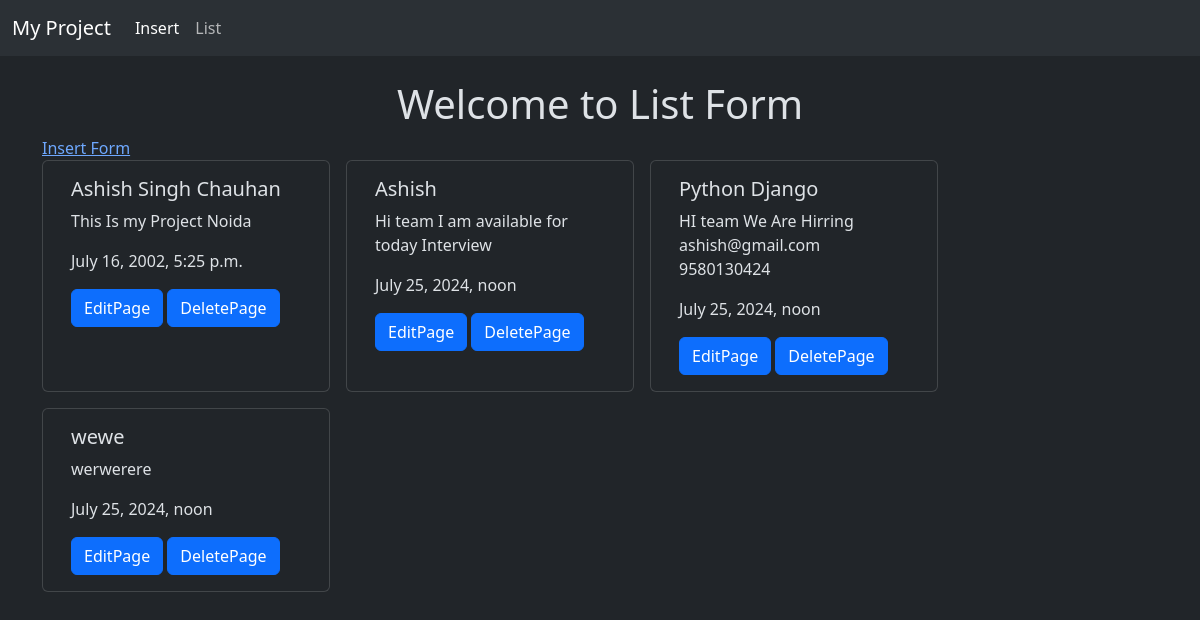
The app's page /read with its own data.
### app/models.py (models this page shows, shortened)
class Ashish(models.Model):
    title = models.CharField(max_length=100)
    content = models.TextField(max_length=100)
    timestamp = models.DateTimeField()

### app/views.py (the view)
# urls.py: path('read',views.read,name="read"),
def read(request):
    all_data=Ashish.objects.all()
    return render(request,"read.html",{'all_data':all_data})

### app/templates/read.html (shortened to what this page needs)
{% extends 'base.html' %}
{% block content %}
<h1 class="text-center mt-4">Welcome to List Form  </h1>
<a href="{% url 'insert' %}">Insert Form</a>
<div class="container row gap-3">
    {% for i in all_data %}
    <div class="card" style="width: 18rem;">
        <div class="card-body">
            <h5 class="card-title">{{ i.title }}</h5>
            <p class="card-text">{{ i.content }}</p>
            <p class="card-text">{{ i.timestamp }}</p>
            <a href="{% url 'edit' i.id %}" class="btn btn-primary">EditPage</a>
            <a href="{% url 'delete' i.id %}" class="btn btn-primary">DeletePage</a>
        </div>
    </div>
    {% endfor %}
</div>
{% endblock content %}

### templates/base.html (shortened to what this page needs)
{% load static %}
<!DOCTYPE html>
<html lang="en" data-bs-theme="dark">
<head>
    <link href="https://cdn.jsdelivr.net/npm/bootstrap@5.3.3/dist/css/bootstrap.min.css" rel="stylesheet">
    <link rel="stylesheet" href="https://cdnjs.cloudflare.com/ajax/libs/flatpickr/4.6.13/flatpickr.min.css">
</head>
<body>
    <nav class="navbar navbar-expand-lg bg-body-tertiary">
        <div class="container-fluid">
          <a class="navbar-brand" href="#">My Project</a>
          <div class="collapse navbar-collapse" id="navbarSupportedContent">
            <ul class="navbar-nav me-auto mb-2 mb-lg-0">
              <li class="nav-item">
                <a class="nav-link active" aria-current="page" href="/">Insert</a>
              </li>
              <li class="nav-item">
                <a class="nav-link" href="{% url 'read' %}">List</a>
              </li>
            </ul>
          </div>
        </div>
      </nav>
    <div class="container">
        {% block content %}
        {% endblock %}
    </div>
</body>
</html>

### records on screen
Ashish: title "Ashish Singh Chauhan", content "This Is my Project Noida", timestamp "July 16, 2002, 5:25 p.m."
Ashish: title "Ashish", content "Hi team I am available for today Interview", timestamp "July 25, 2024, noon"
Ashish: title "Python Django", content "HI team We Are Hirring ashish@gmail.com 9580130424", timestamp "July 25, 2024, noon"
Ashish: title "wewe", content "werwerere", timestamp "July 25, 2024, noon"
